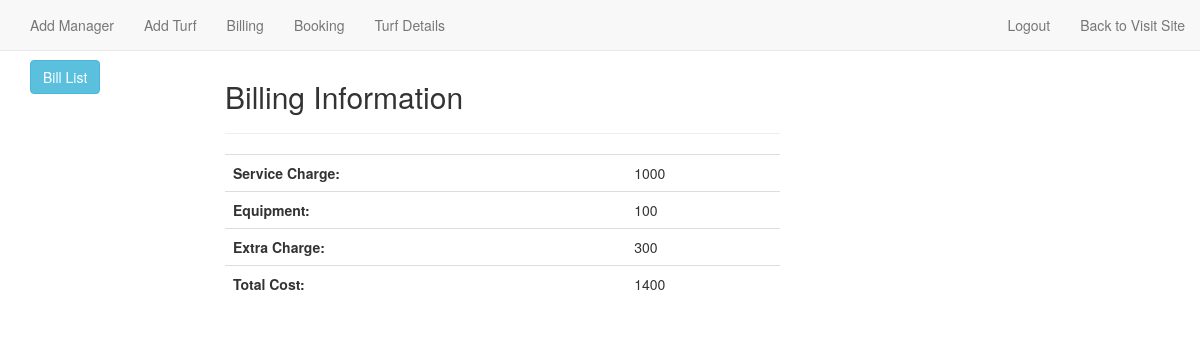
The page /showbill.php?id=25 on the database its author committed.
### tables this page shows
CREATE TABLE `bill` (
  `bill_id` int(11) NOT NULL,
  `id` varchar(255) NOT NULL,
  `username` varchar(100) NOT NULL,
  `service` int(255) NOT NULL,
  `equipment` int(255) NOT NULL,
  `extra_charge` int(255) NOT NULL,
  `tcost` int(255) NOT NULL
);

### showbill.php (the view, shortened to what this page needs)
<?php
   $id= $_GET['id'];
   $conn=mysqli_connect('localhost','root','','turf');
   $sql="SELECT * FROM bill WHERE id='$id'";
   $result=mysqli_query($conn,$sql);
   $bill=mysqli_fetch_assoc($result);
?>
<!DOCTYPE html>
<html lang="en">
  <head>
    <link href="css/bootstrap.min.css" rel="stylesheet">
  </head>
  <body>
    <br><br><br>
	 <?php include 'navbar_admin.php';?>
    <div class="container">
      <div class="row">
        <div class="col-md-2">
          <a class="btn btn-info" href="indexbill.php">Bill List</a>
        </div>
        <div class="col-md-6">
        <h2>Billing Information</h2>
        <hr>
        <table class="table" >
          <tr>
            <th >Service Charge:</th>
            <td><?php echo $bill['service']; ?></td>
          </tr>
          <tr>
            <th >Equipment:</th>
            <td><?php echo $bill['equipment']; ?></td>
          </tr>
          <tr>
            <th >Extra Charge:</th>
            <td><?php echo $bill['extra_charge']; ?></td>
          </tr>
          <tr>
            <th >Total Cost:</th>
            <td><?php echo $bill['tcost']; ?></td>
          </tr>
        </table>
        </div>
      </div>
    </div>
  </body>
</html>

### rows shown on the page
bill: service "1000", equipment "100", extra_charge "300", tcost "1400"
